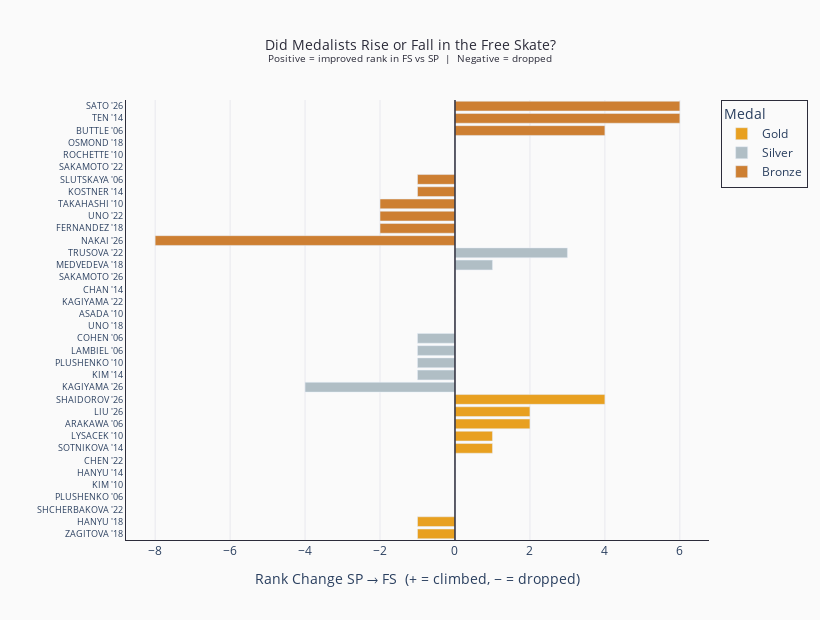

The notebook cell this image was saved under:
### Markdown cell above
### Visual 1 — Who Rose and Who Fell Between SP and FS?
*Each bar is a medalist. Positive = improved their rank in the Free Skate. Negative = dropped. The bigger the bar, the more dramatic the swing.*

### Code cell
medalists_div = df_agg[df_agg['medal'].isin([1,2,3])].copy()
medalists_div['sp_rank']    = pd.to_numeric(medalists_div['sp_rank'],    errors='coerce')
medalists_div['fs_rank']    = pd.to_numeric(medalists_div['fs_rank'],    errors='coerce')
medalists_div['final_rank'] = pd.to_numeric(medalists_div['final_rank'], errors='coerce')
medalists_div = medalists_div.dropna(subset=['sp_rank','fs_rank','final_rank'])

# Positive = improved (rank number went down), Negative = dropped
medalists_div['rank_change'] = medalists_div['sp_rank'] - medalists_div['fs_rank']
medalists_div['label'] = medalists_div['skater'].str.split().str[0] + " '" + medalists_div['year'].astype(str).str[-2:]
medalists_div = medalists_div.sort_values('rank_change')

color_map  = {1: '#e8a020', 2: '#b0bec5', 3: '#cd7f32'}
medal_name = {1: 'Gold', 2: 'Silver', 3: 'Bronze'}

fig_div = go.Figure()

for medal in [1, 2, 3]:
    sub = medalists_div[medalists_div['medal'] == medal]
    fig_div.add_trace(go.Bar(
        x=sub['rank_change'],
        y=sub['label'],
        orientation='h',
        name=medal_name[medal],
        marker_color=color_map[medal],
        hovertemplate=(
            '<b>%{y}</b><br>'
            'SP Rank: %{customdata[0]:.0f}<br>'
            'FS Rank: %{customdata[1]:.0f}<br>'
            'Change: %{x:+.0f} places'
            '<extra></extra>'
        ),
        customdata=sub[['sp_rank','fs_rank']].values
    ))

fig_div.add_vline(x=0, line_color=SPINE_COLOR, line_width=1.5)

fig_div.update_layout(
    title=dict(
        text='Did Medalists Rise or Fall in the Free Skate?<br>'
             '<sup>Positive = improved rank in FS vs SP  |  Negative = dropped</sup>',
        font=dict(size=14, color=SPINE_COLOR), x=0.5, xanchor='center'
    ),
    xaxis=dict(
        title='Rank Change SP → FS  (+ = climbed, − = dropped)',
        gridcolor='#e8e8ee', linecolor=SPINE_COLOR,
        zeroline=False
    ),
    yaxis=dict(title='', linecolor=SPINE_COLOR, tickfont=dict(size=9)),
    barmode='relative',
    plot_bgcolor=BG_COLOR, paper_bgcolor=BG_COLOR,
    legend=dict(bordercolor=SPINE_COLOR, borderwidth=1, title='Medal'),
    hoverlabel=dict(bgcolor='white', bordercolor=SPINE_COLOR, font_size=12),
    width=820, height=620
)
fig_div.show(renderer='vscode')

### Figure 1 — Plotly figure (JSON) as saved in the notebook; plotly's stock layout.template omitted (floating-point values rounded to 4 significant figures)
{"data": [{"customdata": [[1.0, 2.0], [1.0, 2.0], [2.0, 2.0], [1.0, 1.0], [1.0, 1.0], [1.0, 1.0], [1.0, 1.0], [2.0, 1.0], [2.0, 1.0], [3.0, 1.0], [3.0, 1.0], [5.0, 1.0]], "hovertemplate": "<b>%{y}</b><br>SP Rank: %{customdata[0]:.0f}<br>FS Rank: %{customdata[1]:.0f}<br>Change: %{x:+.0f} places<extra></extra>", "marker": {"color": "#e8a020"}, "name": "Gold", "orientation": "h", "type": "bar", "x": [-1.0, -1.0, 0.0, 0.0, 0.0, 0.0, 0.0, 1.0, 1.0, 2.0, 2.0, 4.0], "y": ["ZAGITOVA '18", "HANYU '18", "SHCHERBAKOVA '22", "PLUSHENKO '06", "KIM '10", "HANYU '14", "CHEN '22", "SOTNIKOVA '14", "LYSACEK '10", "ARAKAWA '06", "LIU '26", "SHAIDOROV '26"]}, {"customdata": [[2.0, 6.0], [1.0, 2.0], [1.0, 2.0], [3.0, 4.0], [1.0, 2.0], [3.0, 3.0], [2.0, 2.0], [2.0, 2.0], [2.0, 2.0], [2.0, 2.0], [2.0, 1.0], [4.0, 1.0]], "hovertemplate": "<b>%{y}</b><br>SP Rank: %{customdata[0]:.0f}<br>FS Rank: %{customdata[1]:.0f}<br>Change: %{x:+.0f} places<extra></extra>", "marker": {"color": "#b0bec5"}, "name": "Silver", "orientation": "h", "type": "bar", "x": [-4.0, -1.0, -1.0, -1.0, -1.0, 0.0, 0.0, 0.0, 0.0, 0.0, 1.0, 3.0], "y": ["KAGIYAMA '26", "KIM '14", "PLUSHENKO '10", "LAMBIEL '06", "COHEN '06", "UNO '18", "ASADA '10", "KAGIYAMA '22", "CHAN '14", "SAKAMOTO '26", "MEDVEDEVA '18", "TRUSOVA '22"]}, {"customdata": [[1.0, 9.0], [2.0, 4.0], [3.0, 5.0], [3.0, 5.0], [3.0, 4.0], [2.0, 3.0], [3.0, 3.0], [3.0, 3.0], [3.0, 3.0], [6.0, 2.0], [9.0, 3.0], [9.0, 3.0]], "hovertemplate": "<b>%{y}</b><br>SP Rank: %{customdata[0]:.0f}<br>FS Rank: %{customdata[1]:.0f}<br>Change: %{x:+.0f} places<extra></extra>", "marker": {"color": "#cd7f32"}, "name": "Bronze", "orientation": "h", "type": "bar", "x": [-8.0, -2.0, -2.0, -2.0, -1.0, -1.0, 0.0, 0.0, 0.0, 4.0, 6.0, 6.0], "y": ["NAKAI '26", "FERNANDEZ '18", "UNO '22", "TAKAHASHI '10", "KOSTNER '14", "SLUTSKAYA '06", "SAKAMOTO '22", "ROCHETTE '10", "OSMOND '18", "BUTTLE '06", "TEN '14", "SATO '26"]}], "layout": {"barmode": "relative", "height": 620, "hoverlabel": {"bgcolor": "white", "bordercolor": "#2c2c3a", "font": {"size": 12}}, "legend": {"bordercolor": "#2c2c3a", "borderwidth": 1, "title": {"text": "Medal"}}, "paper_bgcolor": "#fafafa", "plot_bgcolor": "#fafafa", "shapes": [{"line": {"color": "#2c2c3a", "width": 1.5}, "type": "line", "x0": 0, "x1": 0, "xref": "x", "y0": 0, "y1": 1, "yref": "y domain"}], "title": {"font": {"color": "#2c2c3a", "size": 14}, "text": "Did Medalists Rise or Fall in the Free Skate?<br><sup>Positive = improved rank in FS vs SP  |  Negative = dropped</sup>", "x": 0.5, "xanchor": "center"}, "width": 820, "xaxis": {"gridcolor": "#e8e8ee", "linecolor": "#2c2c3a", "title": {"text": "Rank Change SP → FS  (+ = climbed, − = dropped)"}, "zeroline": false}, "yaxis": {"linecolor": "#2c2c3a", "tickfont": {"size": 9}, "title": {"text": ""}}}}
